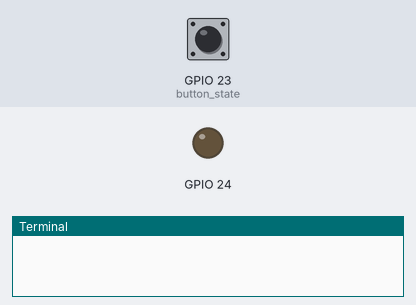
The program below on a simulated Raspberry Pi (BCM pin numbers). Shown: output pins drawn as LEDs (lit = HIGH), the last lines printed to the terminal. The test bench sets the inputs (shaded band); at power-on: GPIO 23 (button_state) HIGH.

Above: at 1.2 s.
1.3 s: GPIO 23 (button_state) pulled LOW for 0.15 s
At 1.4 s:
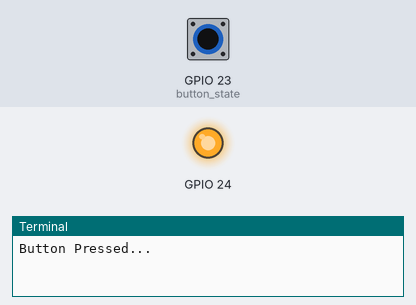
3.0 s: GPIO 23 (button_state) pulled LOW for 3.2 s
At 7.4 s:
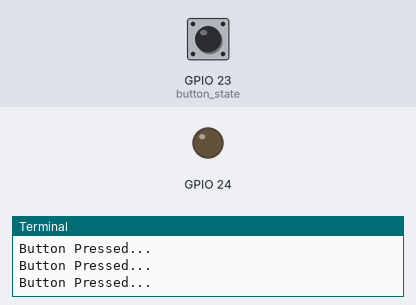
Timing chart, 0 to 8.9 s (numbered marks = the images above; inputs shaded):
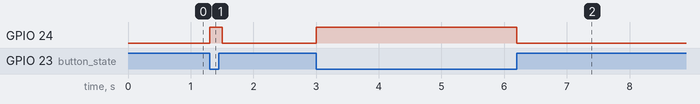

The program:

PushLED.py
```python
import RPi.GPIO as GPIO          # import Raspberry Pi GPIO Library
import time                      # import Time Module

GPIO.setmode(GPIO.BCM)           #set pin mode to BCM

GPIO.setup(23, GPIO.IN, pull_up_down=GPIO.PUD_UP) # set GPIO Pin 23 as an input connected to Push Button
GPIO.setup(24, GPIO.OUT)                          # set GPIO Pin 24 as an output connected to LED

try:
    while True:                                   # Run Forever
         button_state = GPIO.input(23)            # read button state either 1 or 0
         if button_state == False:                # if button state is 0 turn LED On
             GPIO.output(24, True)
             print('Button Pressed...')
             time.sleep(0.2)
         else:                                   # else button state is 1 so turn LED Off
             GPIO.output(24, False)
except:
    GPIO.cleanup()                               # clean up all the ports used
```

Measured:
- after the input at 1.3 s, GPIO 24: LOW → HIGH at once, → LOW 0.20 s later
- after the input at 3.0 s, GPIO 24: LOW → HIGH at once, → LOW 3.2 s later
